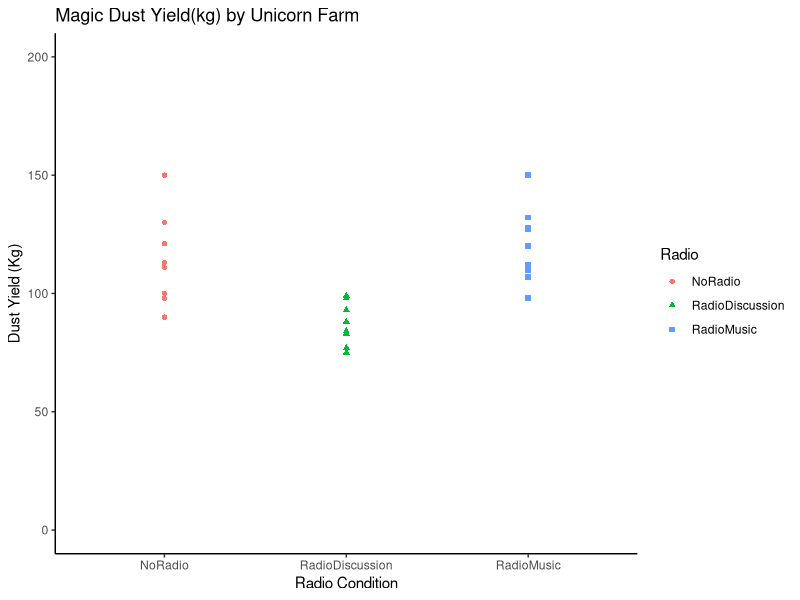
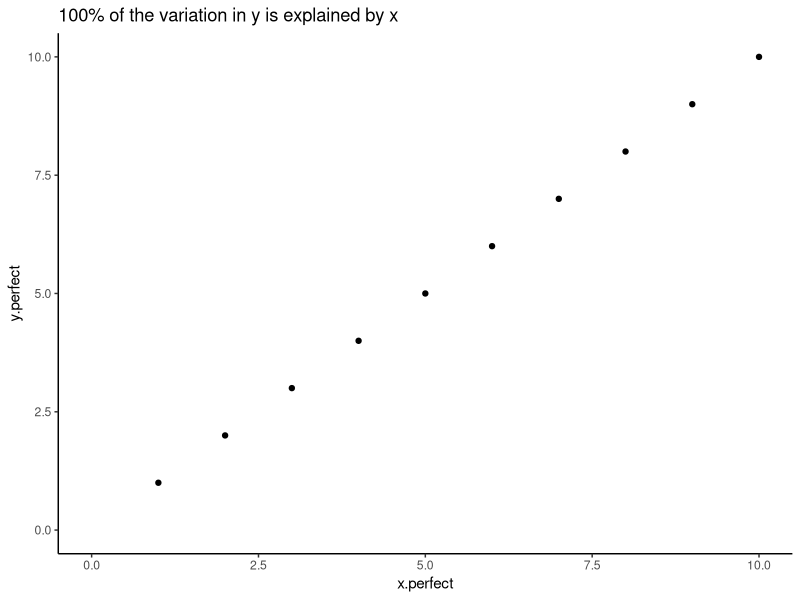
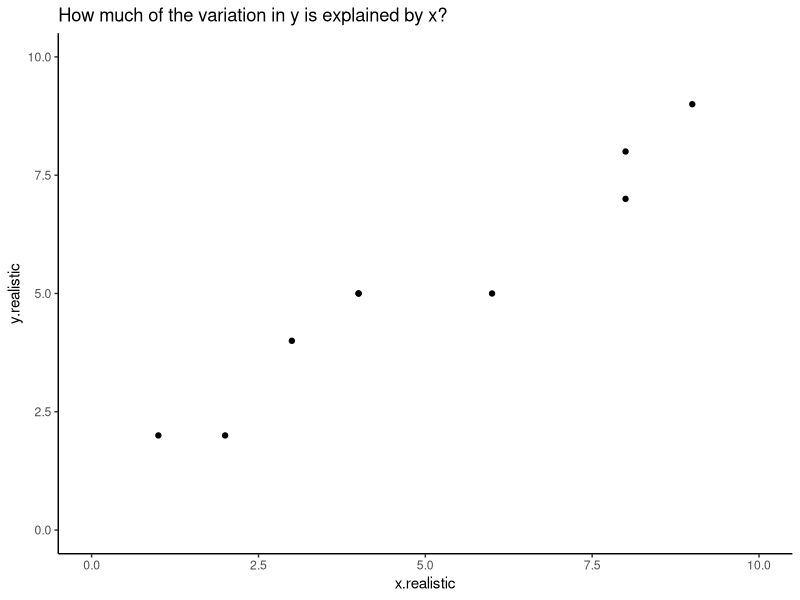
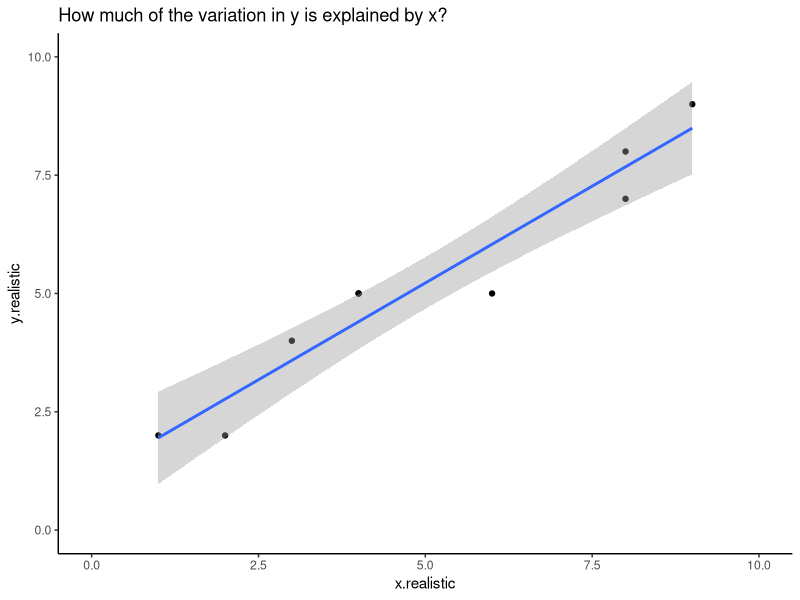
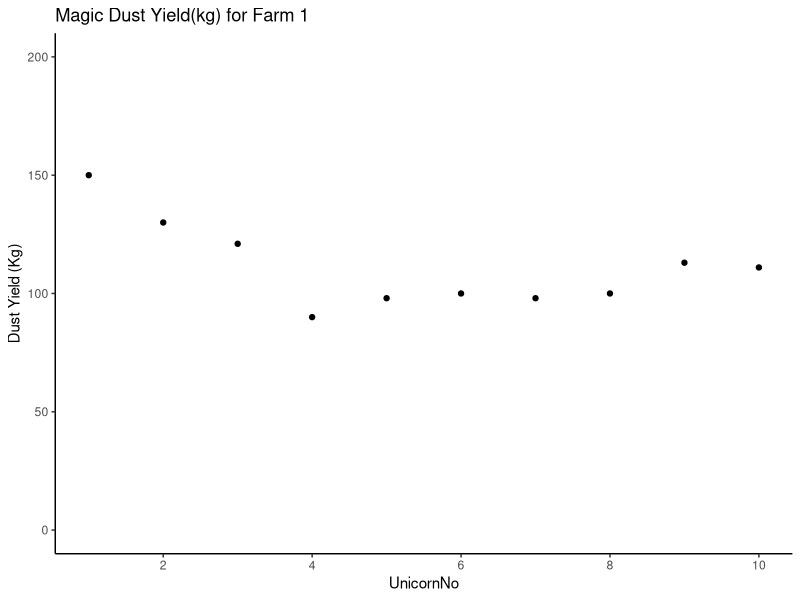
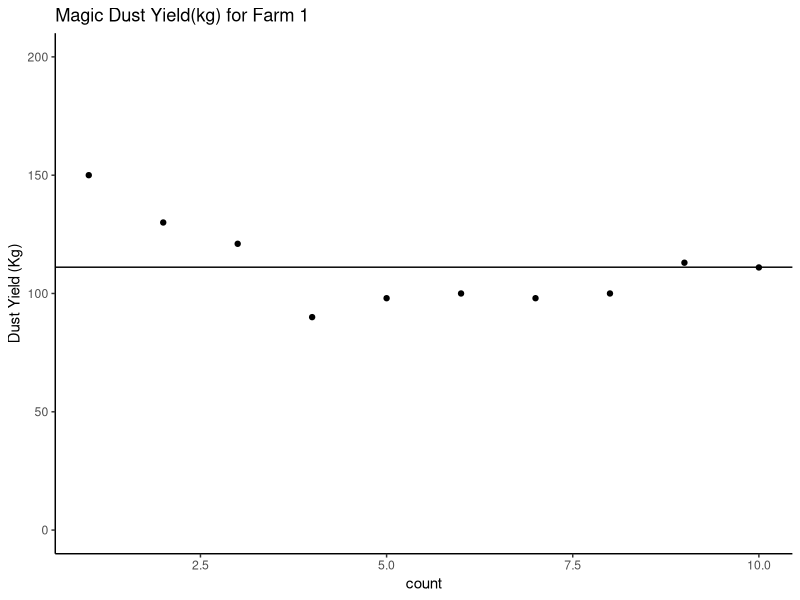
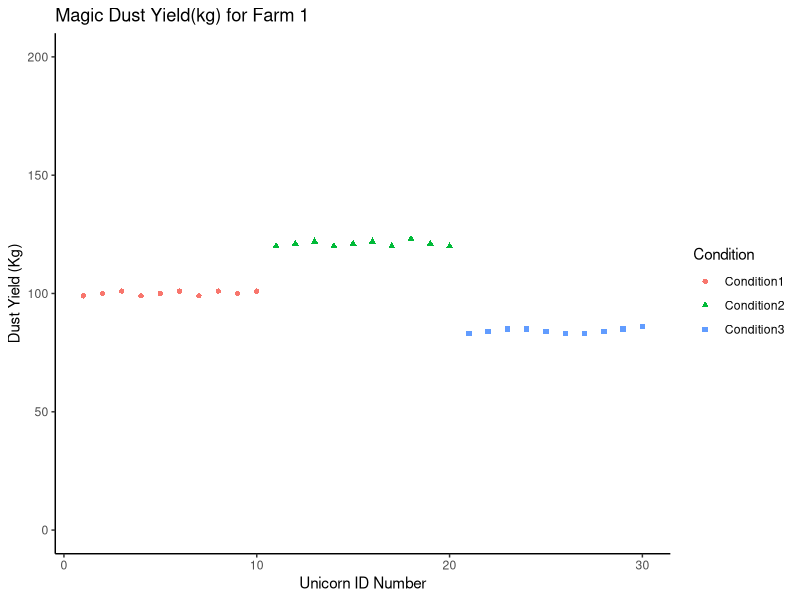
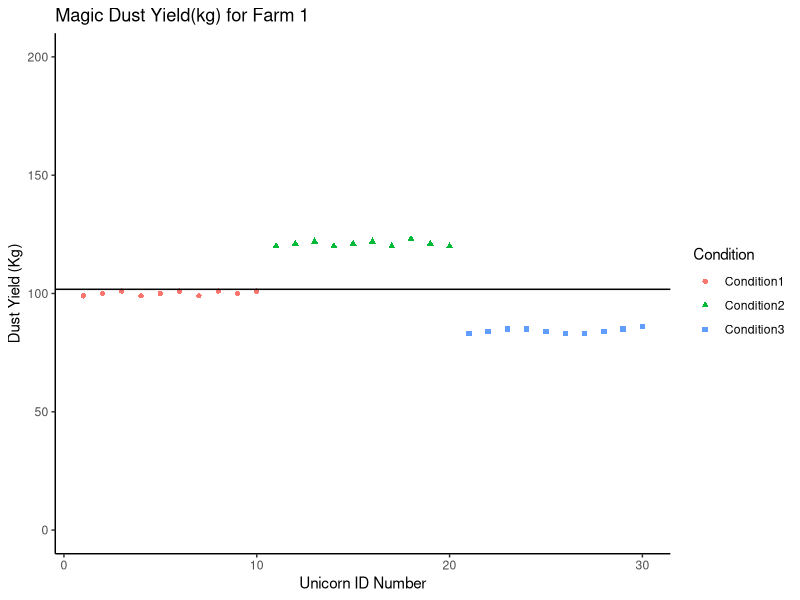

These figures' R source, in order:
## ---- chunk 1

## ---- chunk 2
library(tidyverse)
library(RColorBrewer)
library (knitr)
## ---- chunk 3
Radio <- tibble (NoRadio = c(150, 130, 121, 90, 98, 100, 98, 100, 113, 111),
                 RadioMusic = c(112, 127, 132, 150, 112, 128, 110, 120, 98, 107),
                 RadioDiscussion = c(75, 98, 88, 83, 83, 77, 75, 84, 93, 99))

# Remember you can view this data in R Studio with `View(Radio)`
## ---- chunk 4
kable (Radio,
       col.names = c("No Radio", "Radio Playing Music", "Radio Playing Discussion"), 
       caption = "Raw weekly dust yield (kg) from three unicorn farms")

## ---- chunk 5
RadioTidy <- Radio %>%
  gather(key = "Radio", value = "DustYield")

# Remember to `View(RadioMelt)` to see what this code has done!
## ---- chunk 6
ggplot (RadioTidy, aes (x = Radio, y = DustYield)) + 
     geom_point(aes(shape = Radio, colour = Radio)) +
     labs (title = "Magic Dust Yield(kg) by Unicorn Farm", 
           y = "Dust Yield (Kg)", x = "Radio Condition") +
     scale_y_continuous(limits = c(0, 200)) +
     theme_classic ()
## ---- chunk 7
# Let's have some new data
examples <- tibble (x.perfect = c(1,2,3,4,5,6,7,8,9,10), 
                    y.perfect = c(1,2,3,4,5,6,7,8,9,10), 
                    x.realistic = c(1,2,3,4,4,6,8,8,9,11), 
                    y.realistic = c(2, 2, 4, 5, 5, 5, 7, 8, 9, 9))

ggplot (data = examples, aes(x.perfect, y.perfect))+
  geom_point () +
  scale_y_continuous(limits =c(0,10)) +
  scale_x_continuous(limits = c(0,10)) +
  labs (title = "100% of the variation in y is explained by x") +
  theme_classic()
## ---- chunk 8
ggplot (data = examples, aes(x.realistic, y.realistic))+
  geom_point () +
  scale_y_continuous(limits =c(0,10)) +
  scale_x_continuous(limits = c(0,10)) +
  labs (title = "How much of the variation in y is explained by x?") +
  theme_classic()

## ---- chunk 9
lm(data = examples, y.realistic ~ x.realistic)
## ---- chunk 10
lm(data = examples, y.perfect ~ x.perfect)
## ---- chunk 11
summary(lm(data = examples, y.realistic ~ x.realistic))
## ---- chunk 12
ggplot (data = examples, aes(x.realistic, y.realistic))+
  geom_point () +
  scale_y_continuous(limits =c(0,10)) +
  scale_x_continuous(limits = c(0,10)) +
  labs (title = "How much of the variation in y is explained by x?") +
  theme_classic() + # And add a single line below:
  geom_smooth (method = 'lm') 
## ---- chunk 13
Radio %>%
  mutate(UnicornNo = c(1,2,3,4,5,6,7,8,9,10)) %>% 
  # The mutate function adds a new variable just to plot this one specific chart
  # And then we pipe it directly into ggplot, so we're not changing the Radio data
  # Remember you can check this with `View(Radio)`, you'll see 'UnicornNo' doesn't exist.
  ggplot (aes (x = UnicornNo, y = NoRadio)) + 
  geom_point() +
  labs (title = "Magic Dust Yield(kg) for Farm 1", y = "Dust Yield (Kg)") +
  scale_y_continuous(limits = c(0, 200)) +
  scale_x_continuous(breaks = c(0, 2, 4, 6, 8, 10)) + 
  # Edit the above line out to see what happens to the x axis
  theme_classic ()
## ---- chunk 14
RadioTidy %>%
  group_by(Radio) %>%
  filter(Radio == "NoRadio") %>%
  summarise(mean = mean(DustYield))

# This looks like a super complicated way to calculate a mean - why do it like this?
# Well, first by piping the data we don't actually save any changes
# We just get to see the result we're interested in. 
# Delete the 'filter' line and see what that looks like. 
## ---- chunk 15
Radio %>%
  mutate(count = c(1,2,3,4,5,6,7,8,9,10)) %>%
  ggplot (aes (x = count, y = NoRadio)) + 
  geom_point() +
  labs (title = "Magic Dust Yield(kg) for Farm 1", y = "Dust Yield (Kg)") +
  scale_y_continuous(limits = c(0, 200)) +
  theme_classic () +
  # This new line basically draws a line on our chart based on the mean we just calculated
  geom_hline(yintercept = 111.1) 
## ---- chunk 16
Radio %>%
  mutate (NoRadioDeviation = (mean(NoRadio) - NoRadio)) 

# I'm using Radio here instead of RadioTidy because I'm being a bit lazy
## ---- chunk 17
111.1-150
## ---- chunk 18
111.1-130
111.1-121
111.1-90
111.1-98
111.1 - 100
# And so on
## ---- chunk 19
Radio %>%
  mutate (NoRadioDeviation = (mean(NoRadio) - NoRadio)) %>%
  summarise ("Sum of Deviations from No Radio Mean" = sum(NoRadioDeviation))
## ---- chunk 20
Radio %>%
  mutate (NoRadioDeviation = (mean(NoRadio) - NoRadio),
          SquaredNoRadioDeviation = (NoRadioDeviation*NoRadioDeviation))
## ---- chunk 21
Radio %>%
  summarise("Variance No Radio" = var(NoRadio))
## ---- chunk 22
Radio %>%
  mutate (NoRadioDeviation = (mean(NoRadio) - NoRadio),
          SquaredNoRadioDeviation = (NoRadioDeviation*NoRadioDeviation)) %>%
  summarise(SumSquaresNoRadio = sum(SquaredNoRadioDeviation))
## ---- chunk 23
3006.9/9
## ---- chunk 24
Sce1<-tibble (Condition1 = c(99,100,101,99,100,101,99,101,100,101),
              Condition2 = c(120,121,122,120,121,122,120,123,121,120),
              Condition3 = c(83,84,85,85,84,83,83,84,85,86)) %>%
  gather (key = Condition, value = DustYield) %>%
  mutate (Count = c(1:30)) 
# In the code above I've gathered the data into a tidy format 

ImaginaryScenario1 <- Sce1 %>%
  ggplot (aes (x = Count, y = DustYield)) + 
  geom_point(aes(shape = Condition, colour = Condition)) +
  labs (title = "Magic Dust Yield(kg) for Farm 1", y = "Dust Yield (Kg)", x = "Unicorn ID Number") +
  scale_y_continuous(limits = c(0, 200)) +
  theme_classic ()

# I have also made this chart an object because we're going to update it
# It's quicker to do this as an object
# You can compare how we update this chart with how we update the ones above.

ImaginaryScenario1
## ---- chunk 25
ImaginaryScenario1 +
  geom_hline(yintercept = mean(Sce1$DustYield))
## ---- chunk 26
Sce1 %>%
  group_by(Condition) %>%
  summarise(mean = mean (DustYield))

ImaginaryScenario1 +
  geom_hline(yintercept = mean(Sce1$DustYield)) +
  geom_segment(aes(x =1, y = 100.1, xend =10, yend = 100.1, color = "red")) +
  geom_segment(aes(x = 11, y = 121.0, xend = 20, yend = 121.0, color = "green")) +
  geom_segment (aes(x = 21, y = 84.2, xend = 30, yend = 84.2, color = "blue")) +
  theme (legend.position = "none")
## ---- chunk 27
Sce2<-tibble (Condition1 = c(84,86,123,95,87,110,99,95,121,121),
              Condition2 = c(83,115,85,85, 110,105,84,115,101,100),
              Condition3 = c(84,122,80,80,101,83,83,99, 120,120)) %>%
  gather (key = Condition, value = DustYield) %>%
  mutate (Count = c(1:30)) 

Sce2 %>%
  group_by(Condition) %>%
  summarise(mean = mean (DustYield))
## ---- chunk 28
Sce2 %>%
  ggplot (aes (x = Count, y = DustYield)) + 
  geom_point(aes(shape = Condition, colour = Condition)) +
  labs (title = "Magic Dust Yield(kg) for Farm 1", y = "Dust Yield (Kg)", x = "Unicorn ID Number") +
  scale_y_continuous(limits = c(0, 200)) +
  theme_classic () +
  geom_hline(yintercept = mean(Sce2$DustYield)) +
  geom_segment(aes(x =1, y = 102.1, xend =10, yend = 102.1, color = "red")) +
  geom_segment(aes(x = 11, y = 98.3, xend = 20, yend = 98.3, color = "green")) +
  geom_segment (aes(x = 21, y = 97.2, xend = 30, yend = 97.2, color = "blue")) +
  theme (legend.position = "none")
## ---- chunk 29
kable (Radio,
       col.names = c("No Radio", "Radio Playing Music", "Radio Playing Discussion"), 
       caption = "Raw weekly dust yield (kg) from three unicorn farms")

RadioTidy %>%
  mutate(count = c(1:30)) %>%
  ggplot (aes (x = count, y = DustYield)) + 
  geom_point(aes(shape = Radio, colour = Radio)) +
  labs (title = "Magic Dust Yield(kg)", y = "Dust Yield (Kg)", x = "Unicorn ID Number") +
  scale_y_continuous(limits = c(0, 200)) +
  theme_classic ()
## ---- chunk 30
MFY <- RadioTidy %>%
  mutate ("Y" = DustYield) %>%
  mutate ("M" = mean(Y)) %>%
  # If we now ask R to group the data, it will calculate the mean per group:
  group_by(Radio) %>%
  mutate ("F" = mean(Y)) %>%
  # Remember to ungroup after!
  ungroup() 

#  I suggest you `view(MFY)`
## ---- chunk 31
MFY <- MFY %>%
 mutate (MY = (Y-M),
         MF = (F-M),
         FY = (Y - F))
## ---- chunk 32
MFY <- MFY %>%
  mutate (MY2 = (MY*MY),
          MF2 = (MF*MF),
          FY2 = (FY*FY))
## ---- chunk 33
MFY %>%
  summarise(SumSquareMY = sum(MY2),
            SumSquareMF = sum(MF2),
            SumSquareFY = sum(FY2))
## ---- chunk 34
kable(MFY %>%
        summarise(SumSquareMY = sum(MY2),
                  SumSquareMF = sum(MF2),
                  SumSquareFY = sum(FY2),
                  MeanSquareMY = sum(MY2)/29,
                  MeanSquareMF = sum(MF2)/2,
                  MeanSquareFY = sum(FY2)/27))
## ---- chunk 35
kable(MFY %>%
        summarise(SumSquareMY = sum(MY2),
                  SumSquareMF = sum(MF2),
                  SumSquareFY = sum(FY2),
                  MeanSquareMY = sum(MY2)/29,
                  MeanSquareMF = sum(MF2)/2,
                  MeanSquareFY = sum(FY2)/27))
## ---- chunk 36
3150.7/213.0296
## ---- chunk 37
ANOVA <- aov(DustYield ~ Radio, data = RadioTidy)
summary(ANOVA)
